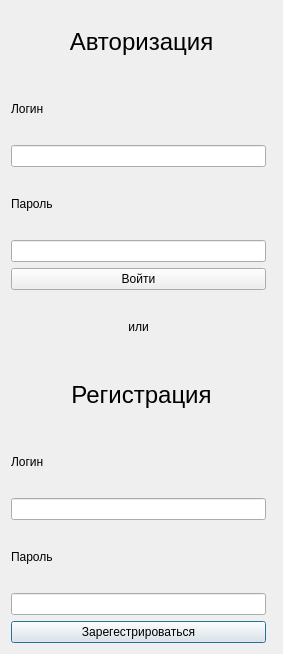
<?xml version="1.0" encoding="UTF-8"?>
<ui version="4.0">
 <class>Dialog</class>
 <widget class="QDialog" name="Dialog">
  <property name="geometry">
   <rect>
    <x>0</x>
    <y>0</y>
    <width>283</width>
    <height>654</height>
   </rect>
  </property>
  <property name="windowTitle">
   <string>Dialog</string>
  </property>
  <layout class="QGridLayout" name="gridLayout">
   <item row="10" column="0">
    <widget class="QLineEdit" name="lineEdit_3"/>
   </item>
   <item row="12" column="0">
    <widget class="QLineEdit" name="lineEdit_4"/>
   </item>
   <item row="9" column="0">
    <widget class="QLabel" name="label_6">
     <property name="text">
      <string>Логин</string>
     </property>
    </widget>
   </item>
   <item row="13" column="0">
    <widget class="QPushButton" name="pushButton_2">
     <property name="text">
      <string>Зарегестрироваться</string>
     </property>
    </widget>
   </item>
   <item row="3" column="0" colspan="2">
    <widget class="QLabel" name="label_3">
     <property name="text">
      <string>Пароль </string>
     </property>
    </widget>
   </item>
   <item row="2" column="0">
    <widget class="QLineEdit" name="lineEdit"/>
   </item>
   <item row="6" column="0">
    <widget class="QPushButton" name="pushButton">
     <property name="text">
      <string>Войти</string>
     </property>
    </widget>
   </item>
   <item row="11" column="0" colspan="2">
    <widget class="QLabel" name="label_5">
     <property name="text">
      <string>Пароль</string>
     </property>
    </widget>
   </item>
   <item row="8" column="0" colspan="2">
    <widget class="QLabel" name="label_4">
     <property name="font">
      <font>
       <pointsize>18</pointsize>
      </font>
     </property>
     <property name="text">
      <string>Регистрация</string>
     </property>
     <property name="alignment">
      <set>Qt::AlignCenter</set>
     </property>
    </widget>
   </item>
   <item row="0" column="0" colspan="2">
    <widget class="QLabel" name="label">
     <property name="font">
      <font>
       <pointsize>18</pointsize>
      </font>
     </property>
     <property name="text">
      <string>Авторизация</string>
     </property>
     <property name="alignment">
      <set>Qt::AlignCenter</set>
     </property>
    </widget>
   </item>
   <item row="1" column="0">
    <widget class="QLabel" name="label_2">
     <property name="text">
      <string>Логин</string>
     </property>
    </widget>
   </item>
   <item row="7" column="0">
    <widget class="QLabel" name="label_7">
     <property name="text">
      <string>или</string>
     </property>
     <property name="alignment">
      <set>Qt::AlignCenter</set>
     </property>
    </widget>
   </item>
   <item row="5" column="0">
    <widget class="QLineEdit" name="lineEdit_2"/>
   </item>
  </layout>
 </widget>
 <resources/>
 <connections/>
</ui>
